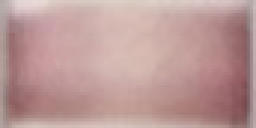
#> input picture Spe15_interpolation/resized/0.1ng_Cockroach_ctrl_img01.png, 256 x 128 px, found by its file name; its folder holds only this picture in this run
$ python csv_labels.py
#> lines starting #> are read from the running program, lines starting #| are printed output that depends on the picture
#> in main_extended, img is the input picture: shape (128, 256, 3); mean B, G, R 152, 153.8, 188.3
import cv2
import numpy as np
import pandas as pd
import os
import re

def extract_full_features(img):
    """Extract extended color features from a stripe image."""
    # Convert to RGB and HSV
    rgb = img
    hsv = cv2.cvtColor(rgb, cv2.COLOR_BGR2HSV)
#> hsv: shape (128, 256, 3); mean H, S, V 57.9, 51.7, 188.3

    # Split channels
    R, G, B = cv2.split(rgb)
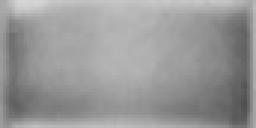
#> R: shape (128, 256); min 79, max 213, mean 152
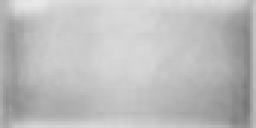
#> B: shape (128, 256); min 118, max 233, mean 188.3
    H, S, V = cv2.split(hsv)
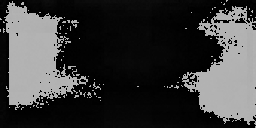
#> H: shape (128, 256); min 0, max 179, mean 57.9
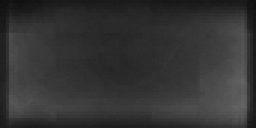
#> S: shape (128, 256); min 15, max 102, mean 51.7

    # Convert to 1D for sorting and stats
    R_flat = R.flatten()
    G_flat = G.flatten()
    B_flat = B.flatten()

    # Mean
    mean_R = np.mean(R_flat)
#> mean_R = 152
    mean_G = np.mean(G_flat)
#> mean_G = 153.8
    mean_B = np.mean(B_flat)
#> mean_B = 188.3

    # Sum (accumulate)
    sum_R = np.sum(R_flat)
#> sum_R = 4979289
    sum_G = np.sum(G_flat)
#> sum_G = 5038117
    sum_B = np.sum(B_flat)
#> sum_B = 6170018

    # Max
    max_R = np.max(R_flat)
#> max_R = 213
    max_G = np.max(G_flat)
#> max_G = 219
    max_B = np.max(B_flat)
#> max_B = 233

    # Min
    min_R = np.min(R_flat)
#> min_R = 79
    min_G = np.min(G_flat)
#> min_G = 75
    min_B = np.min(B_flat)
#> min_B = 118

    # Median
    median_R = np.median(R_flat)
#> median_R = 155
    median_G = np.median(G_flat)
#> median_G = 157
    median_B = np.median(B_flat)
#> median_B = 193

    # Std HSV
    std_HSV = np.std(H) + np.std(S) + np.std(V)
#> std_HSV = 117.4

    # R/G ratio
    rg_ratio = mean_R / (mean_G + 1e-6)
#> rg_ratio = 0.988

    # Max grayscale intensity
    gray = cv2.cvtColor(rgb, cv2.COLOR_BGR2GRAY)
    max_intensity = np.max(gray)
#> max_intensity = 222

    return {
        "mean_R": mean_R,
        "mean_G": mean_G,
        "mean_B": mean_B,
        "sum_R": sum_R,
        "sum_G": sum_G,
        "sum_B": sum_B,
        "max_R": max_R,
        "max_G": max_G,
        "max_B": max_B,
        "min_R": min_R,
        "min_G": min_G,
        "min_B": min_B,
        "median_R": median_R,
        "median_G": median_G,
        "median_B": median_B,
        "std_HSV": std_HSV,
        "R/G": rg_ratio,
        "max_intensity": max_intensity
    }

# Re-run processing with extended features
def main_extended():
    input_folder = "resized"
    output_csv = "label.csv"

    image_extensions = (".png", ".jpg", ".jpeg")
    records = []

    for fname in os.listdir(input_folder):
        if not fname.lower().endswith(image_extensions):
            continue

        fpath = os.path.join(input_folder, fname)
        match = re.match(r"(?P<ng>\d+\.?\d*)ng_(?P<source>[A-Za-z]+)_(?P<type>ctrl|test)_img(?P<id>\d+).png", fname)
        if not match:
            continue

        img = cv2.imread(fpath)
        if img is None:
            continue

        meta = match.groupdict()
        meta["filename"] = fname
        meta["file_path"] = fpath
        meta["ng"] = float(meta["ng"])
        meta["id"] = int(meta["id"])
        meta["class"] = None

        # Use extended features
        features = extract_full_features(img)
#> features = 18 items
        meta.update(features)

        records.append(meta)

    df = pd.DataFrame(records)
#> df = table of 1 rows and 25 columns

    if "ng" in df.columns:
        df["ng"] = pd.to_numeric(df["ng"], errors='coerce')
        df["id"] = pd.to_numeric(df["id"], errors='coerce')
        ng_to_class = {ng: idx for idx, ng in enumerate(sorted(df["ng"].dropna().unique()))}
#> ng_to_class = {0.1: 0}
        df["class"] = df["ng"].map(ng_to_class)

    df.to_csv(output_csv, index=False)
    return output_csv


main_extended()
